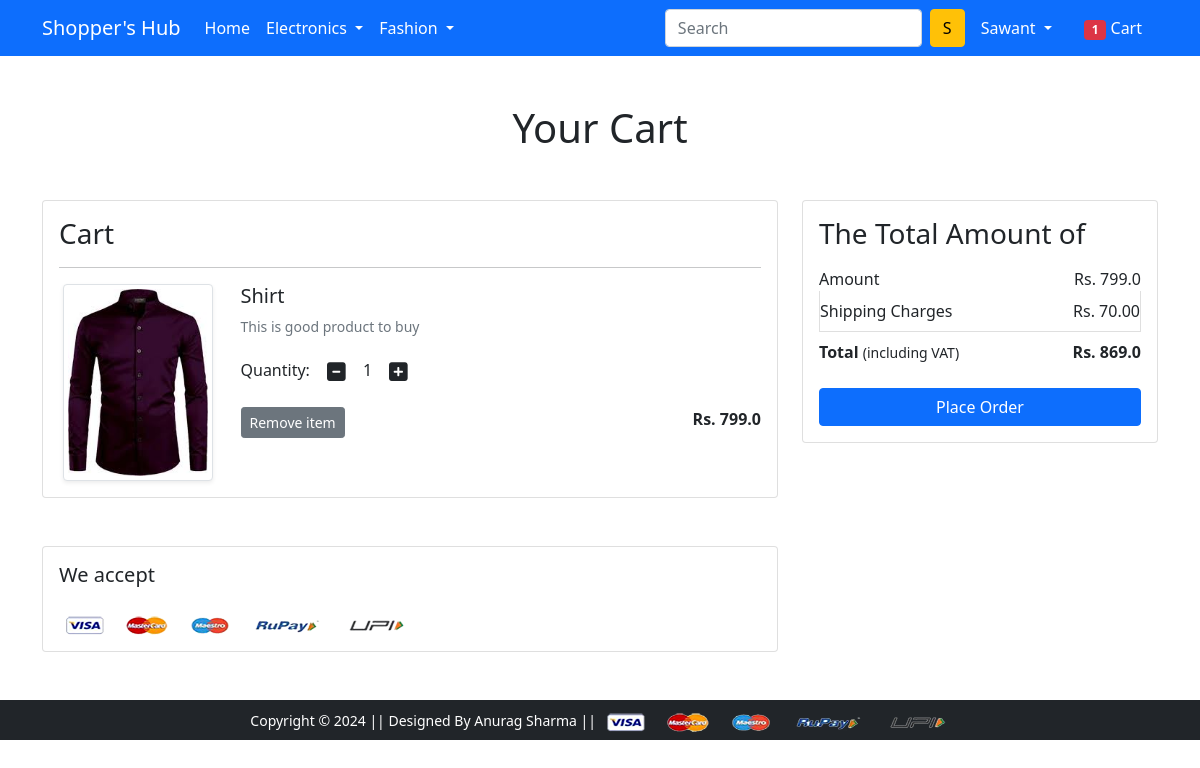
Page /cart/ (signed in) on the committed database.
### app/models.py (models this page shows, shortened)
class Cart(models.Model):
    user = models.ForeignKey(User, on_delete=models.CASCADE)
    product = models.ForeignKey(Product, on_delete=models.CASCADE)
    quantity = models.PositiveIntegerField(default=1)

class Product(models.Model):
    title = models.CharField(max_length=100)
    selling_price = models.FloatField()
    discounted_price = models.FloatField()
    description = models.TextField(default=' ')
    brand = models.CharField(max_length=100)
    category = models.CharField(choices=CATEGORY_CHOICES, max_length=3)
    product_image = models.ImageField(upload_to='productimg')

### app/views.py (the view)
# urls.py: path('cart/', views.show_cart, name='showcart'),
@login_required
def show_cart(request):
	totalitem = 0
	if request.user.is_authenticated:
		totalitem = len (Cart.objects.filter(user=request.user))
		user = request.user
		cart = Cart.objects.filter(user=user)
		amount = 0.0
		shipping_amount = 70.0
		total_amount = 0.0
		cart_product = [p for p in Cart.objects.all() if p.user == user]
		if cart_product:
			for p in cart_product:
				tempamount = (p.quantity * p.product.discounted_price)
				amount += tempamount
				totalamount = amount + shipping_amount
				return render(request, 'app/addtocart.html', {'carts': cart, 'totalamount': totalamount, 'amount':amount, 'totalitem':totalitem})
		else:
			return render(request, 'app/emptycart.html')

### app/templates/app/addtocart.html (shortened to what this page needs)
{% extends 'app/base.html' %}
{% load static %}
{% block main-content %}
<div class="container my-5">
 <div class="row">
  <h1 class="text-center mb-5">Your Cart</h1>
  <div class="col-sm-8">
  <div class="card">
   <div class="card-body">
    <h3>Cart</h3>
    {% for cart in carts %}
    <hr>
    <div class="row">
     <div class="col-sm-3 text-center align-self-center"><img src="{{cart.product.product_image.url}}" alt="" srcset="" class="img-fluid img-thumbnail shadow-sm" height="150" width="150"> </div>
     <div class="col-sm-9">
      <div>
       <h5>{{cart.product.title}}</h5>
       <p class="mb-2 text-muted small">{{cart.product.description}}</p>
       <div class="my-3">
        <label for="quantity">Quantity:</label>
        <a class="minus-cart btn" pid="{{cart.product.id}}"><i class="fas fa-minus-square fa-lg"></i></a>
          <span id="quantity">{{cart.quantity}}</span>
        <a class="plus-cart btn" pid="{{cart.product.id}}"><i class="fas fa-plus-square fa-lg"></i></a>
       </div>
       <div class="d-flex justify-content-between">
        <a class="btn btn-sm btn-secondary mr-3 remove-cart" pid="{{cart.product.id}}">Remove item </a>
        <p class="mb-0"><span><strong>Rs. {{cart.product.discounted_price}}</strong></span></p>
       </div>
      </div>
     </div>
    </div>
    {% endfor %}
   </div>
   </div>
  </div>
  <div class="col-sm-4">
   <div class="card">
    <div class="card-body">
      <h3>The Total Amount of</h3>
      <ul class="list-group">
       <li class="list-group-item d-flex justify-content-between align-items-center border-0 px-0 pb-0">Amount<span>Rs. <span id="amount">{{amount}}</span></span></li>
       <li class="list-group-item d-flex justify-content-between align-items-center px-0">Shipping Charges<span>Rs. 70.00</span></li>
       <li class="list-group-item d-flex justify-content-between align-items-center border-0 px-0 mb-3">
        <div>
           <strong>Total</strong> <small>(including VAT)</small>
         </div>
         <span><strong>Rs. <strong id="totalamount"> {{totalamount}}</strong></strong></span>
       </li>
      </ul>
      <div class="d-grid"><a href="{% url 'checkout' %}" class="btn btn-primary">Place Order</a></div>
    </div>
   </div>
  </div>
 </div>
</div>
<div class="container">
 <div class="row">
  <div class="col-sm-8">
   <div class="card">
    <div class="card-body">
      <h5 class="mb-4">We accept</h5>
      <img src="{% static 'app/images/payment.png' %}" alt="" class="img-fluid">
    </div>
  </div>
  </div>
 </div>
</div>
{% endblock main-content %}

### app/templates/app/base.html (shortened to what this page needs)
<!doctype html>
{% load static %}
<html lang="en">
  <head>
    <link href="https://cdn.jsdelivr.net/npm/bootstrap@5.0.0-beta1/dist/css/bootstrap.min.css" rel="stylesheet">
    <link rel="stylesheet" href="{% static 'app/css/owl.carousel.min.css' %}">
    <link rel="stylesheet" href="{% static 'app/css/all.min.css' %}">
    <link rel="stylesheet" href="{% static 'app/css/style.css' %}">
  </head>
  <body>
    <nav class="navbar navbar-expand-lg navbar-dark bg-primary">
     <div class="container">
       <a class="navbar-brand" href="/">Shopper's Hub</a>
       <div class="collapse navbar-collapse" id="navbarSupportedContent">
         <ul class="navbar-nav me-auto mb-2 mb-lg-0">
           <li class="nav-item">
             <a class="nav-link active" aria-current="page" href="/">Home</a>
           </li>
           <li class="nav-item dropdown">
             <a class="nav-link dropdown-toggle text-white" href="#" id="electronicsDropdown" role="button" data-bs-toggle="dropdown" aria-expanded="false">
               Electronics
             </a>
           </li>
           <li class="nav-item dropdown">
             <a class="nav-link dropdown-toggle text-white" href="#" id="fashionDropdown" role="button" data-bs-toggle="dropdown" aria-expanded="false">
               Fashion
             </a>
           </li>
         </ul>
         <form class="d-flex">
           <input class="form-control me-2" type="search" placeholder="Search" aria-label="Search">
           <button class="btn btn-warning" type="submit">S</button>
         </form>
         <div>
          <ul class="navbar-nav me-auto mb-2 mb-lg-0">
          {% if request.user.is_authenticated %}
           <li class="nav-item dropdown mx-2">
              <a class="nav-link dropdown-toggle text-white" href="#" id="profileDropdown" role="button" data-bs-toggle="dropdown" aria-expanded="false">
                {{ request.user.username|capfirst}}
              </a>
            </li>
            <li class="nav-item mx-2">
             <a href="{% url 'showcart' %}" class="nav-link text-white"><span class="badge bg-danger">{{totalitem}}</span> Cart </a>
            </li>
          {% endif %}
          </ul>
         </div>
       </div>
     </div>
    </nav>
    {% block main-content %} {% endblock main-content %}
    <footer class="container-fluid bg-dark text-center p-2 mt-5">
        <small class="text-white">Copyright &copy; 2024 || Designed By Anurag Sharma || </small>
        <img src="{% static 'app/images/payment.png' %}" alt="" srcset="" class="img-fluid" height="2px">
    </footer>
  </body>
</html>

### rows in the picture
Cart: product.product_image (picture), product "Shirt", product.description "This is good product to buy", quantity "1", product.discounted_price "799.0"

### other values in the picture
{{ request.user.username|capfirst }} "Sawant"
{{ totalitem }} "1"
{{ amount }} "799.0"
{{ totalamount }} "869.0"
